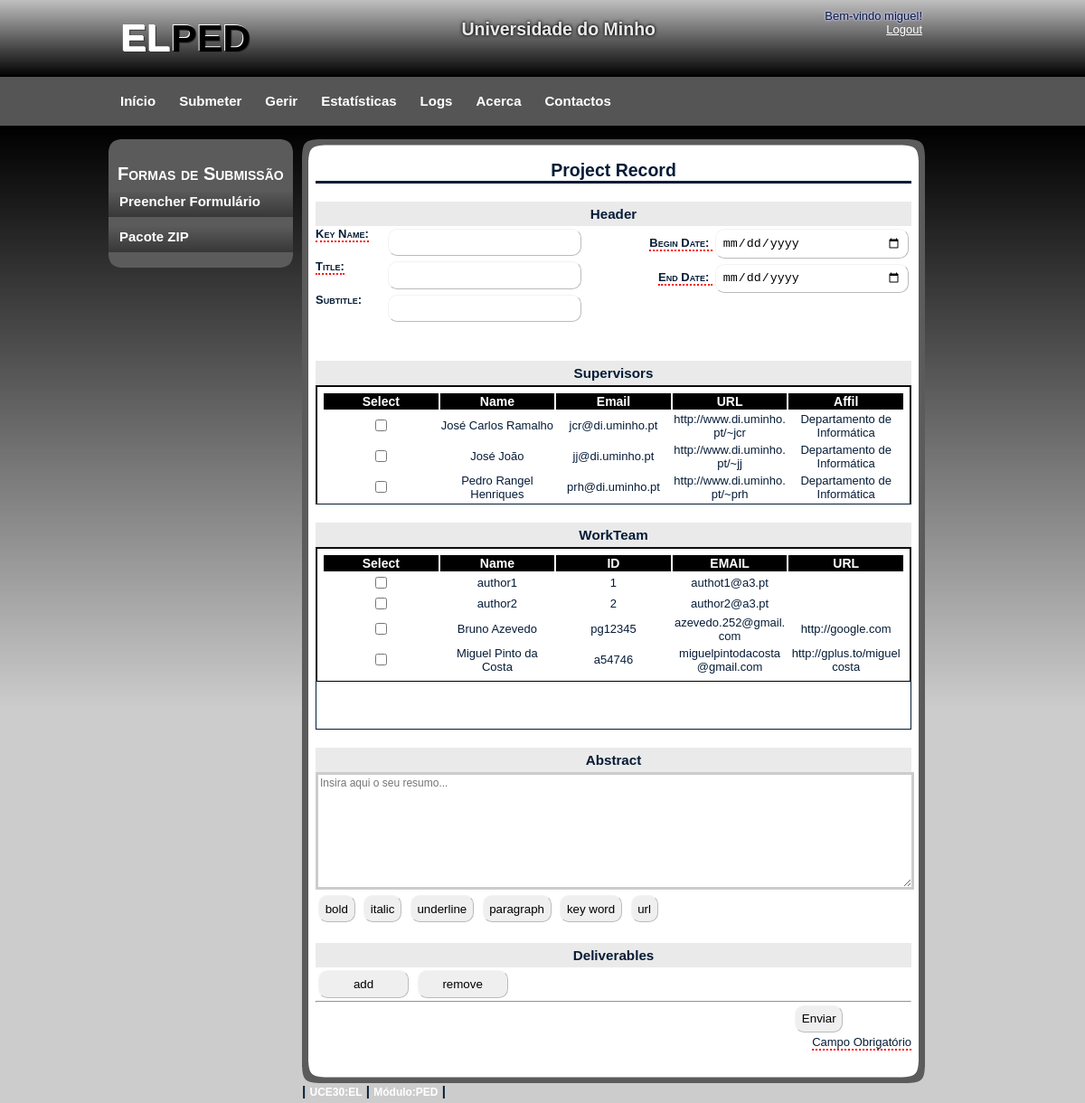
Page /submeter/submeter_form.php (signed in) on the earlier database version.
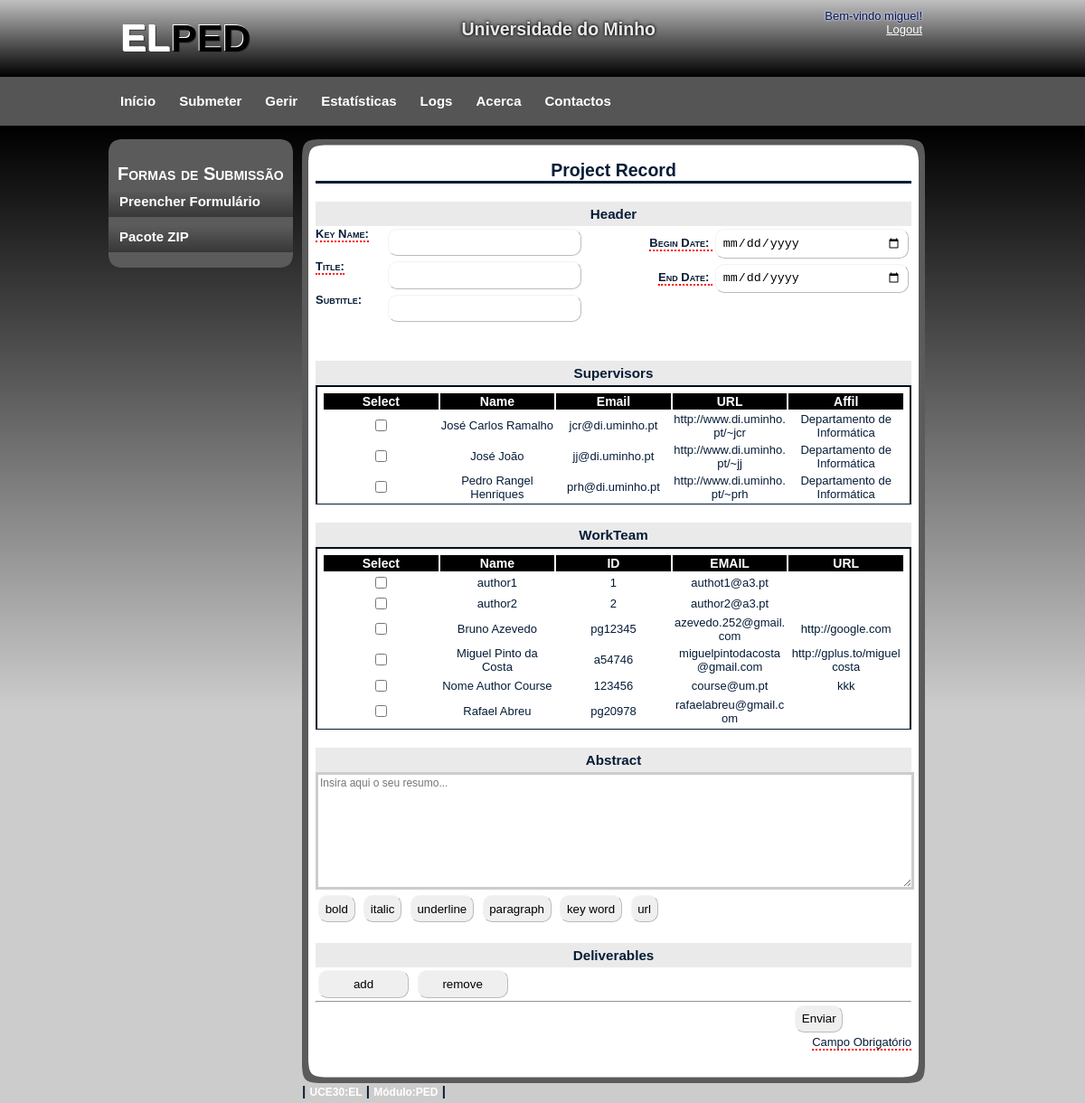
Same page on the later database version.
### tables this page shows
CREATE TABLE IF NOT EXISTS `Supervisor` (
  `supcode` int(11) NOT NULL AUTO_INCREMENT,
  `name` varchar(50) NOT NULL,
  `email` varchar(50) NOT NULL,
  `url` varchar(2002) DEFAULT NULL,
  `affil` varchar(50) DEFAULT NULL,
  PRIMARY KEY (`supcode`)
);

CREATE TABLE IF NOT EXISTS `Author` (
  `authorcode` int(11) NOT NULL AUTO_INCREMENT,
  `name` varchar(50) NOT NULL,
  `id` varchar(10) NOT NULL,
  `email` varchar(50) NOT NULL,
  `url` varchar(2002) DEFAULT NULL,
  `coursecode` int(11) NOT NULL DEFAULT '0',
  PRIMARY KEY (`authorcode`),
  KEY `coursecode` (`coursecode`)
);

### submeter/forms/submeter_dados.php (the view, shortened to what the changed rows need)
<?php
include '../ini.php';
?>
<div id="form_submeter">
    <form name="projetc_record" action="submeter_form_resp.php" method="post" enctype="multipart/form-data" autocomplete="on">
        <div id="form_submeter_supervisor">
            <?php
            if (!$con) {
                echo "<h3>Erro ao ligar ao servidor.</h3><br/>" . mysql_error();
            } else {
                $sql = "SELECT supcode, name, email,url, affil FROM Supervisor ORDER BY name";
                $result = mysql_query($sql);
                ?>
                <div style="height:130px; overflow: auto; border: 1px solid">
                    <table class="user">
                        <tr>
                            <th class="user">Select</th>
                            <th class="user">Name</th>
                            <th class="user">Email</th>
                            <th class="user">URL</th>
                            <th class="user">Affil</th>
                        </tr>
                        <?php
                        while ($rows = mysql_fetch_array($result)) {
                            ?>
                            <tr class="user">
                                <td class="user"><input name="checkbox_supervisor[]" type="checkbox" value="<? echo $rows['supcode']; ?>"/></td>
                                <td class="user"><? echo $rows['name']; ?></td>
                                <td class="user"><? echo $rows['email']; ?></td>
                                <td class="user"><? echo $rows['url']; ?></td>
                                <td class="user"><? echo $rows['affil']; ?></td>
                            </tr>
                            <?php
                        }
                        ?>
                    </table>
                <?php } ?>
            </div>
        </div>
        <div id="form_submeter_workteam">
            <?php
            if (!$con) {
                echo "<h3>Erro ao ligar ao servidor.</h3><br/>" . mysql_error();
            } else {
                $sql = "SELECT * FROM Author ORDER BY name";
                $result = mysql_query($sql);
                ?>
                <div style="height:200px; overflow: auto; border: 1px solid">
                    <table class="user">
                        <tr>
                            <th class="user">Select</th>
                            <th class="user">Name</th>
                            <th class="user">ID</th>
                            <th class="user">EMAIL</th>
                            <th class="user">URL</th>
                        </tr>
                        <?php
                        while ($rows = mysql_fetch_array($result)) {
                            ?>
                            <tr class="user">
                                <td class="user"><input name="checkbox_author[]" type="checkbox" value="<? echo $rows['authorcode']; ?>"/></td>
                                <td class="user"><? echo $rows['name']; ?></td>
                                <td class="user"><? echo $rows['id']; ?></td>
                                <td class="user"><? echo $rows['email']; ?></td>
                                <td class="user"><? echo $rows['url']; ?></td>
                            </tr>
                            <?php
                        }
                        ?>
                    </table>
                <?php } ?>
            </div>
        </div>
    </form>
</div>

Differences in the rows shown:
added author: name "Nome Author Course", id "123456", email "course@um.pt", url "kkk"
added author: name "Rafael Abreu", id "pg20978", email "rafaelabreu@gmail.com"
